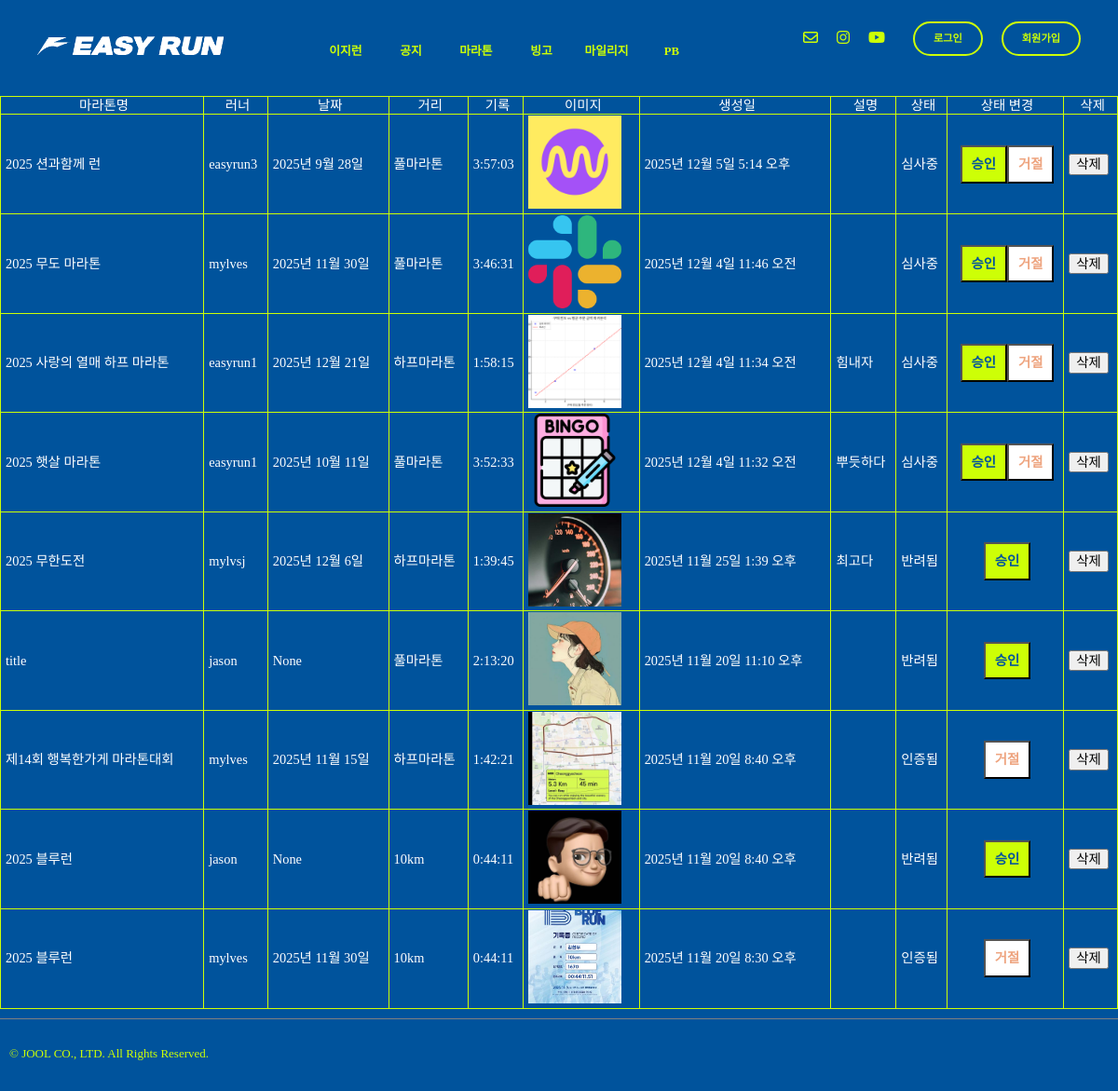
/runres/runPbCheck/, run on an earlier commit of the app's database.
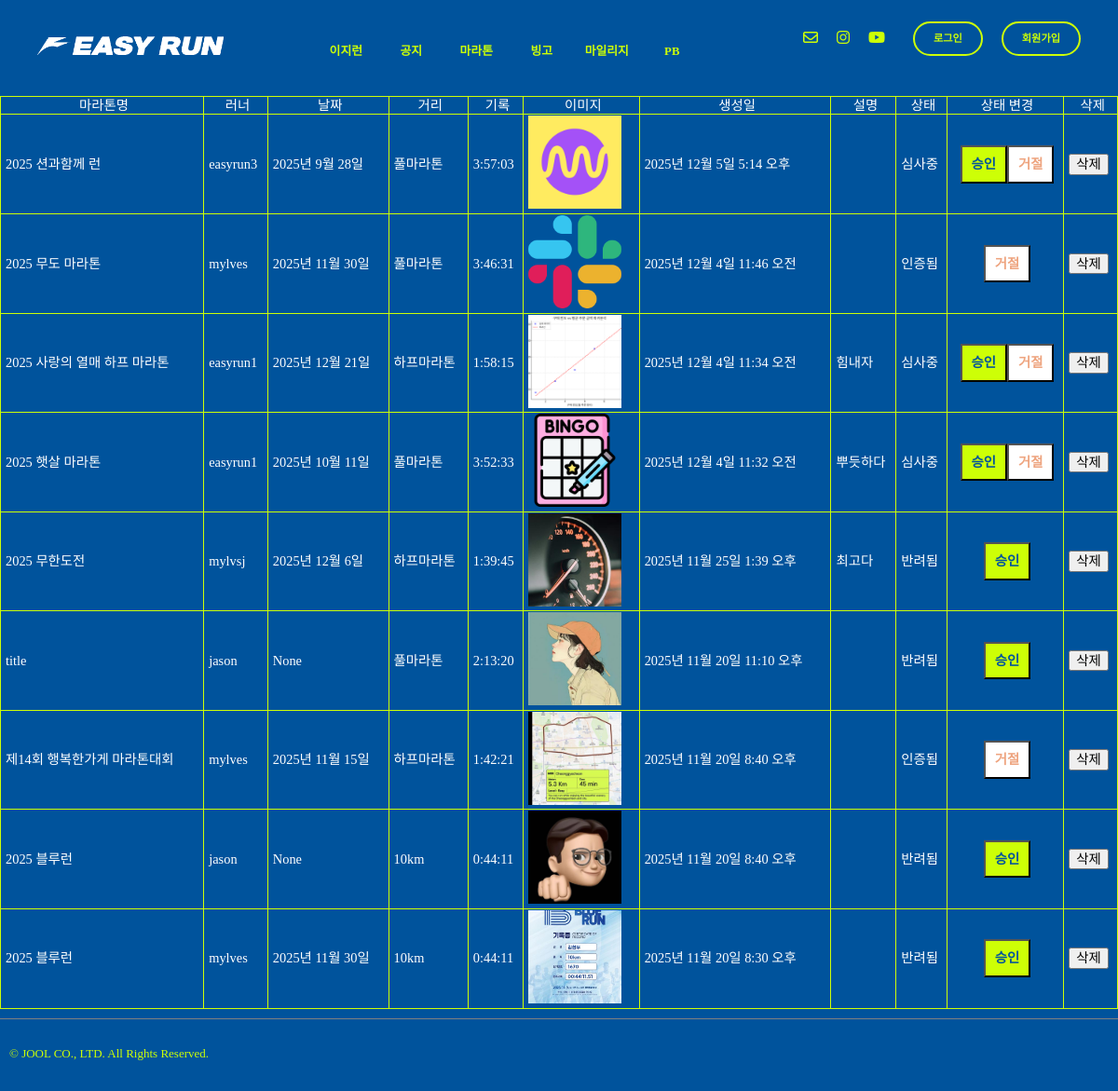
And on a later commit of the database.
### record/models.py (models this page shows, shortened)
class PersonalRecord(models.Model):
    STATUS_CHOICES = [
        ('pending', '심사중'),
        ('verified', '인증됨'),
        ('rejected', '반려됨'),
    ]
    CATEGORY_CHOICES = [
        ('10K', '10km'),
        ('HM', '하프마라톤'),
        ('FM', '풀마라톤'),
    ]
    event_name = models.CharField(max_length=50)
    runner = models.ForeignKey(settings.AUTH_USER_MODEL,on_delete=models.CASCADE)
    category = models.CharField(max_length=5, choices=CATEGORY_CHOICES)
    date = models.DateField(blank=True, null=True)
    record = models.DurationField()  # 시간 기록
    status = models.CharField(
        max_length=10,
        choices=STATUS_CHOICES,
        default='pending'
    )
    evidence_url = ResizedImageField(size=[500,500], upload_to="record", blank=False)
    created_at = models.DateTimeField(auto_now_add=True)
    desc = models.TextField(blank=True)
    class Meta:
        constraints = [
            UniqueConstraint(fields=['runner', 'category'], name='unique_user_category')
        ]

### record/views.py (the view)
# urls.py: path('runPbCheck/', views.runPbCheck, name="runPbCheck"),
def runPbCheck(request):
    record = PersonalRecord.objects.order_by('-created_at')
    return render(request,"run_pb_check.html", {"record":record})

### templates/run_pb_check.html (shortened to what this page needs)
{% extends "base.html" %}
{% load static %}
{% block content %}
  <div class="space-h30"></div>
  <table class="record-check-table">
    <thead>
      <tr>
        <th>마라톤명</th>
        <th>러너</th>
        <th>날짜</th>
        <th>거리</th>
        <th>기록</th>
        <th>이미지</th>
        <th>생성일</th>
        <th>설명</th>
        <th>상태</th>
        <th>상태 변경</th>
        <th>삭제</th>
      </tr>
    </thead>
    {% for data in record %}
      <tbody>
        <tr>
          <td>{{ data.event_name }}</td>
          <td>{{ data.runner }}</td>
          <td>{{ data.date }}</td>
          <td>{{ data.get_category_display }}</td>
          <td>{{ data.record }}</td>
          <td>
            <a href="{{ data.evidence_url.url }}" target="_blank">
              <img src="/media/{{ data.evidence_url }}" alt="logo-top" height="100px" width="100px">
            </a>
          </td>
          <td>{{ data.created_at }}</td>
          <td>{{ data.desc }}</td>
          <td>{{ data.get_status_display }}</td>
          <td>
            {% if data.status == 'pending' %}
              <div class="flex-row-center">
                <form action="{% url 'runres:pbConfirm' data.id %}" method="post">
                  <button type="submit" class="yes-btn">승인</button>
                </form>
                <form action="{% url 'runres:pbReject' data.id %}" method="post">
                  <button type="submit" class="no-btn">거절</button>
                </form>
              </div>
            {% elif data.status == 'verified' %}
              <form action="{% url 'runres:pbReject' data.id %}" method="post">
                <div class="flex-row-center">
                  <button type="submit" class="no-btn">거절</button>
                </div>
              </form>
            {% else %}
              <form action="{% url 'runres:pbConfirm' data.id %}" method="post">
                <div class="flex-row-center">
                  <button type="submit" class="yes-btn">승인</button>
                </div>
              </form>
            {% endif %}
          </td>
          <td>
            <button onclick="openDeleteModal('{{ data.id }}')" class="btn-delete">
              삭제
            </button>
          </td>
        </tr>
      </tbody>
    {% endfor %}
  </table>
{% endblock content %}

What changed in the data, as far as the page shows it:
changed PersonalRecord "2025 무도 마라톤": status "심사중" → "인증됨"; no longer shows "승인"
changed PersonalRecord "2025년 11월 20일 8:30 오후": status "인증됨" → "반려됨"; status "거절" → "승인"
